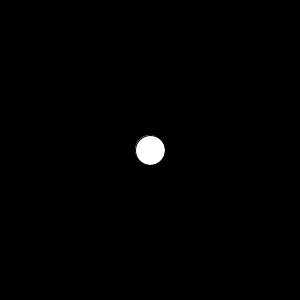
Frame 1 (no input)
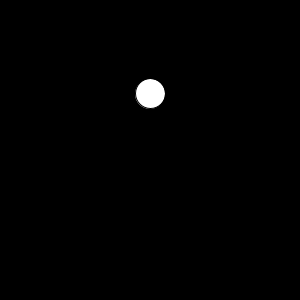
Frame 60 (the mouse pressed at the canvas centre just before this capture)
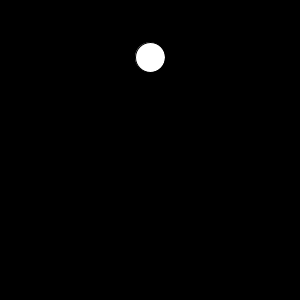
Frame 120 (the mouse held since frame 60 and released just before this capture)

The Processing sketch that drew these frames (run headless with seeded random() and noise(); from frame 60 on, the mouse is pressed at the canvas centre):

// Processing sketch: ex03_01_12_b
// ── ex03_01_12_b.pde
// sin() 함수를 사용하여 원의 상하 진동2

float theta = 0.0;

void setup() {
  size(300, 300);
}

void draw() {
  background(0);
  float y = map(sin(theta), -1, 1, 0, height);
  ellipse(width/2, y, 30, 30);
  theta += 0.1;
}
